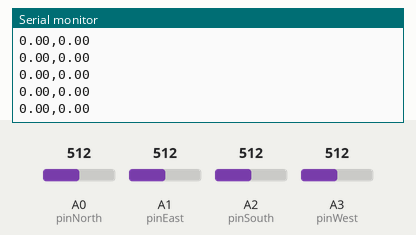
This sketch was run on a simulated Arduino Uno, built with avr-gcc and run on an emulated ATmega328P. Parts: the last lines printed to the serial monitor. Inputs (shaded band) come from the test bench; at power-on: A0 (pinNorth) = 512, A1 (pinEast) = 512, A2 (pinSouth) = 512, A3 (pinWest) = 512.

Above: at 1.2 s.
1.3 s: A0 (pinNorth) set to 716
At 1.32 s:
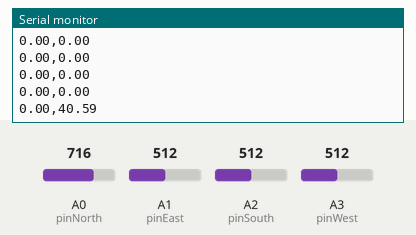
2.8 s: A1 (pinEast) set to 716
At 2.84 s:
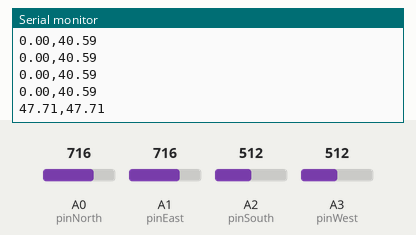
4.3 s: A2 (pinSouth) set to 716
At 4.37 s:
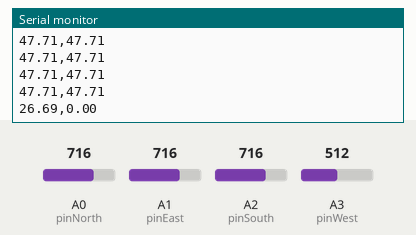
5.8 s: A3 (pinWest) set to 306
At 5.89 s:
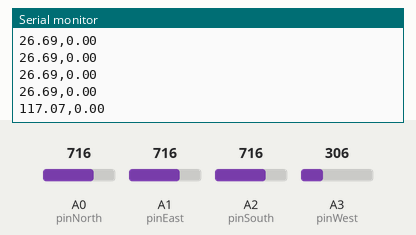
7.3 s: A0 (pinNorth) set to 992
At 7.31 s:
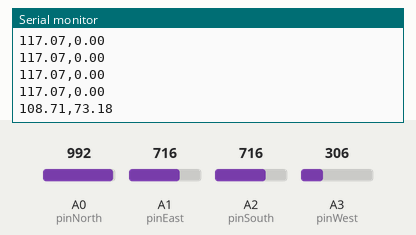
8.8 s: A1 (pinEast) set to 992
At 8.83 s:
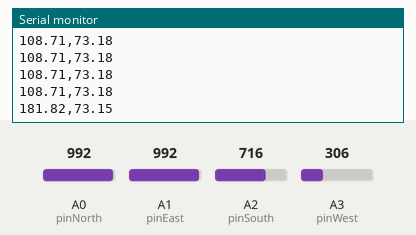
Timing chart, 0 to 11.3 s (numbered marks = the images above; inputs shaded):
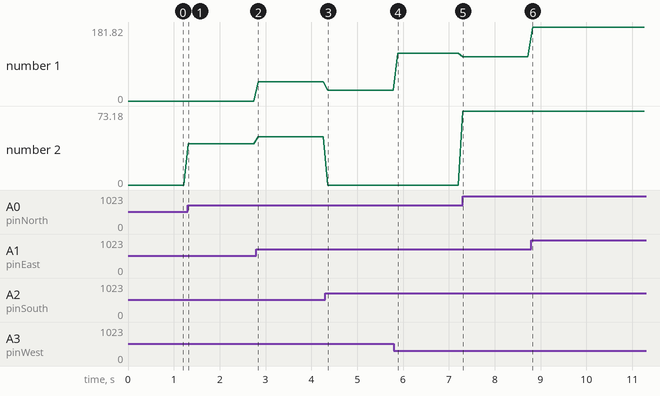

The sketch:

solarpanelthing.ino
```cpp
#include <math.h>
const int pinNorth = A0;
const int pinEast = A1;
const int pinSouth = A2;
const int pinWest = A3;
float baselineOffset = 0.05;
void setup() {
  Serial.begin(9600);
}
void loop() {
  int rN = analogRead(pinNorth);
  int rE = analogRead(pinEast);
  int rS = analogRead(pinSouth);
  int rW = analogRead(pinWest);
  float t = rN + rE + rS + rW;
  float dX = rE - rW;
  float dY = rN - rS;
  float nX = 0;
  float nY = 0;
  if (t > 0) {
    nX = dX / t;
    nY = dY / t;
  }
  float m = sqrt(nX * nX + nY * nY);
  if (m > baselineOffset) {
    float f = (m - baselineOffset) / m;
    nX *= f;
    nY *= f;
  } else {
    nX = 0;
    nY = 0;
  }
  float xPos = nX * 100;
  float yPos = nY * 100;
  Serial.print(xPos * 10);
  Serial.print(",");
  Serial.println(yPos * 10);
  delay(100);
}
```

Measured:
- after the input at 1.3 s, the serial monitor: prints a new line at once (image 1)
- after the input at 2.8 s, the serial monitor: prints a new line at once (image 2)
- after the input at 4.3 s, the serial monitor: prints a new line after 0.06 s (image 3)
- after the input at 5.8 s, the serial monitor: prints a new line after 0.08 s (image 4)
- after the input at 7.3 s, the serial monitor: prints a new line at once (image 5)
- after the input at 8.8 s, the serial monitor: prints a new line at once (image 6)
- plotted number 1: 0 → 47.71 after the input at 2.8 s, 47.71 → 26.69 after the input at 4.3 s, 26.69 → 117.07 after the input at 5.8 s, 117.07 → 108.71 after the input at 7.3 s, 108.71 → 181.82 after the input at 8.8 s
- plotted number 2: 0 → 40.59 after the input at 1.3 s, 40.59 → 47.71 after the input at 2.8 s, 0 → 73.18 after the input at 7.3 s, 73.18 → 73.15 after the input at 8.8 s
